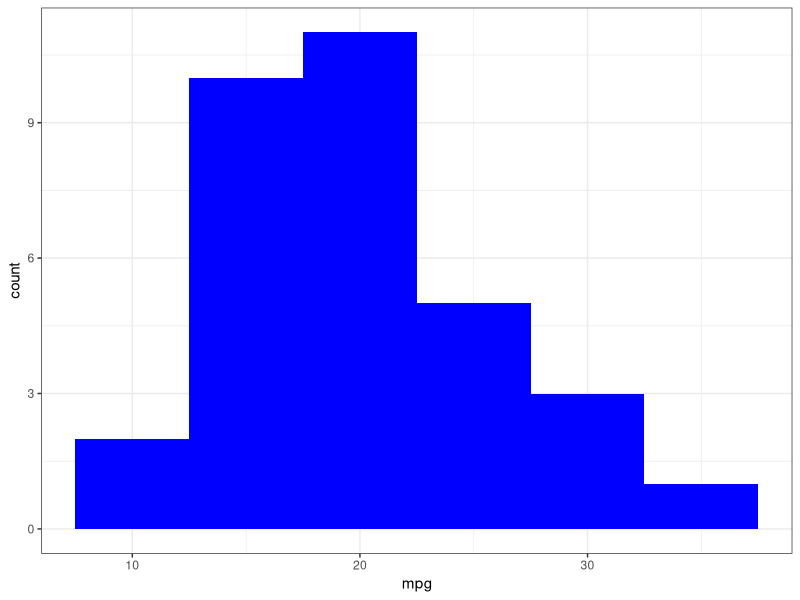

Write the R code that produced this figure.

# In this short test assignment we will demo how to create a local copy of an assinment and send a pull request.

# Task 1: Set the working directory to the 'R_coding_practice' library
setwd('C:/Users/User/Documents/GitHub/R_coding_practice')

# Task 2: Import the ggplot2 library
library(ggplot2)

# Task 3: Use the mtcars dataset (it is a built-in dataset to R) and create a histogram of the 'Miles/(US) gallon' using ggplot().
# For more information about the dataset type ?mtcars.
ggplot(data = mtcars, aes(x=mpg)) +
  geom_histogram(binwidth=5, fill = "blue") +
  theme_bw()

# Task 4: Create a commit and push your work.


# Task 5: Read in the iris.csv dataset


# Task 6: Create a barplot of the number of observations by species.


# Task 7: Create a commit and push your work.


# Task 8: Create a pull request.